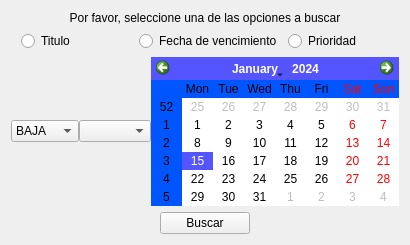
                          <widget class="QWidget" name="page_2">
                           <layout class="QVBoxLayout" name="verticalLayout_6">
                            <item>
                             <widget class="QLabel" name="label">
                              <property name="maximumSize">
                               <size>
                                <width>16777205</width>
                                <height>50</height>
                               </size>
                              </property>
                              <property name="text">
                               <string>Por favor, seleccione una de las opciones a buscar</string>
                              </property>
                              <property name="alignment">
                               <set>Qt::AlignCenter</set>
                              </property>
                             </widget>
                            </item>
                            <item>
                             <layout class="QGridLayout" name="gridLayout_15">
                              <property name="leftMargin">
                               <number>10</number>
                              </property>
                              <item row="0" column="0">
                               <widget class="QRadioButton" name="SelectTitulo">
                                <property name="maximumSize">
                                 <size>
                                  <width>16777215</width>
                                  <height>16777215</height>
                                 </size>
                                </property>
                                <property name="cursor">
                                 <cursorShape>PointingHandCursor</cursorShape>
                                </property>
                                <property name="text">
                                 <string>Titulo</string>
                                </property>
                               </widget>
                              </item>
                              <item row="0" column="1">
                               <widget class="QRadioButton" name="SelectFechaVencimiento">
                                <property name="maximumSize">
                                 <size>
                                  <width>16777215</width>
                                  <height>16777215</height>
                                 </size>
                                </property>
                                <property name="cursor">
                                 <cursorShape>PointingHandCursor</cursorShape>
                                </property>
                                <property name="text">
                                 <string>Fecha de vencimiento</string>
                                </property>
                               </widget>
                              </item>
                              <item row="0" column="2">
                               <widget class="QRadioButton" name="SelectPrioridad">
                                <property name="maximumSize">
                                 <size>
                                  <width>16777215</width>
                                  <height>16777215</height>
                                 </size>
                                </property>
                                <property name="cursor">
                                 <cursorShape>PointingHandCursor</cursorShape>
                                </property>
                                <property name="text">
                                 <string>Prioridad</string>
                                </property>
                               </widget>
                              </item>
                             </layout>
                            </item>
                            <item>
                             <layout class="QHBoxLayout" name="LayoutBuscar">
                              <property name="spacing">
                               <number>0</number>
                              </property>
                              <item>
                               <widget class="QComboBox" name="PrioridadBuscar">
                                <property name="maximumSize">
                                 <size>
                                  <width>90</width>
                                  <height>16777215</height>
                                 </size>
                                </property>
                                <item>
                                 <property name="text">
                                  <string>BAJA</string>
                                 </property>
                                </item>
                                <item>
                                 <property name="text">
                                  <string>MEDIA</string>
                                 </property>
                                </item>
                                <item>
                                 <property name="text">
                                  <string>ALTA</string>
                                 </property>
                                </item>
                               </widget>
                              </item>
                              <item>
                               <widget class="QComboBox" name="ComboBuscar">
                                <property name="maximumSize">
                                 <size>
                                  <width>130</width>
                                  <height>16777215</height>
                                 </size>
                                </property>
                                <property name="currentIndex">
                                 <number>-1</number>
                                </property>
                               </widget>
                              </item>
                              <item>
                               <widget class="QCalendarWidget" name="WidgetBuscar">
                                <property name="maximumSize">
                                 <size>
                                  <width>400</width>
                                  <height>200</height>
                                 </size>
                                </property>
                                <property name="styleSheet">
                                 <string notr="true">alternate-background-color: rgb(0, 85, 255);
selection-background-color: rgb(85, 85, 255);</string>
                                </property>
                               </widget>
                              </item>
                             </layout>
                            </item>
                            <item>
                             <layout class="QGridLayout" name="gridLayout_17">
                              <item row="0" column="0">
                               <widget class="QPushButton" name="BotonBuscarT">
                                <property name="maximumSize">
                                 <size>
                                  <width>90</width>
                                  <height>50</height>
                                 </size>
                                </property>
                                <property name="text">
                                 <string>Buscar</string>
                                </property>
                               </widget>
                              </item>
                             </layout>
                            </item>
                           </layout>
                          </widget>
